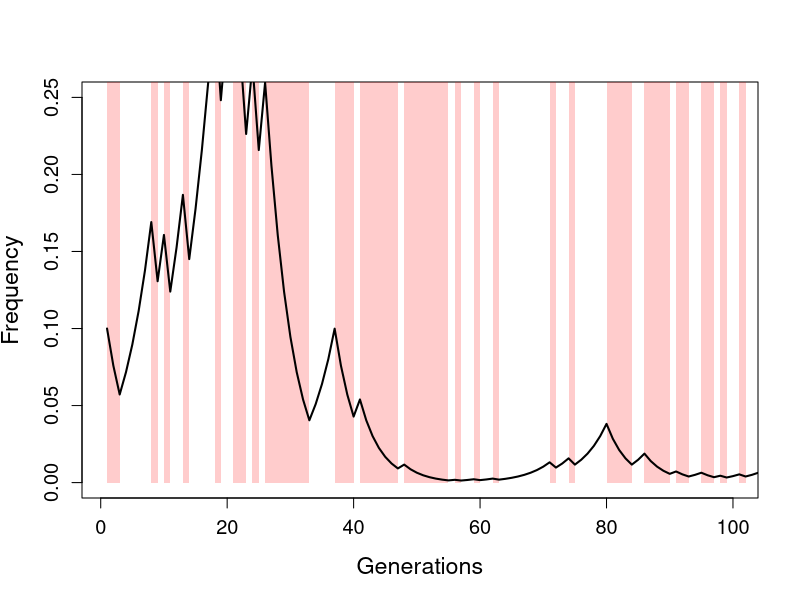

This chart was generated by the following R code:

# http://seger.biology.utah.edu/Seger_Brockmann_87.pdf

PQ <- c(0.1, 0.9)
w<-matrix(NA,nrow=2,ncol=2)

probs<-c(1/2,1/2)

 w[1,] <- c(1,0.785);w[2,] <- c(0.58,0.785);  #Seger setup
#w[1,] <- c(1.2,1);w[2,] <- c(0.85,1);

cat(w[1,1]^(probs[1])*w[2,1]^(probs[2]),(w[1,1]*probs[1])+(w[2,1]*probs[2]))
cat(w[1,2]^(probs[1])*w[2,2]^(probs[2]),(w[1,2]*probs[1])+(w[2,2]*probs[2]))

plot(x=c(1,100),y=c(0,0.25),type="n",xlab="Generations",ylab="Frequency",cex.axis=1.2,cex.lab=1.4)
PQ <- c(0.1, 0.9);p<-numeric()
for(gen in 1:200){
my.environ<-sample(1:2,1,prob=probs) #(gen %% 2)+1
p<-c(p,PQ[1]/sum(PQ))
PQ<-w[my.environ,]*PQ
if(my.environ==2) polygon(c(gen,gen+1,gen+1,gen),c(0,0,1,1),col=adjustcolor("red",0.2),border=FALSE)
}

lines(p,lwd=2)

#pdf(file="~/Dropbox/Courses/Popgen_teaching_Notes/figures/Haploid_geom_traj.pdf")
